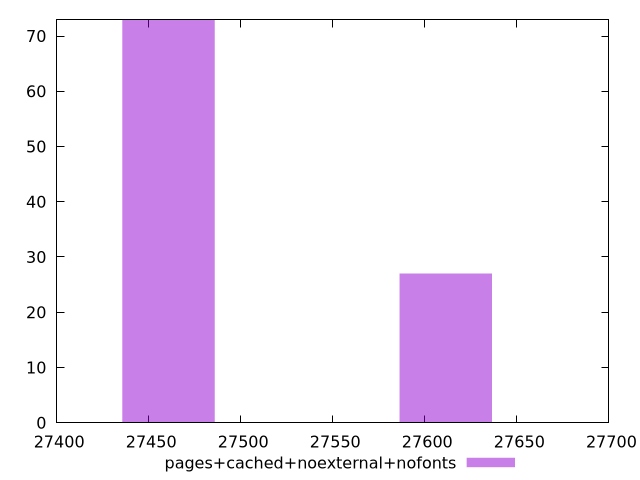

gnuplot code for this plot:
$_pagesCachedNoexternalNofonts <<EOF
27460.79650452575 73
27611.404163599935 27
EOF
set key outside below
set terminal pngcairo
set output "report_00004_2020-11-02T20-21-41.718Z/uses-webp-images/pages+cached+noexternal+nofonts//raw_hist.png"
set yrange [0:73]
set boxwidth 50.20255302472715
set style fill transparent solid 0.5 noborder
plot $_pagesCachedNoexternalNofonts title "pages+cached+noexternal+nofonts" with boxes ,
